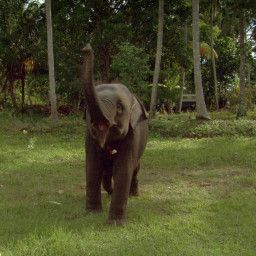
#> input picture sample_images/elephant.jpg, 256 x 256 px, found by its file name
$ python rotation.py
#> lines starting #> are read from the running program, lines starting #| are printed output that depends on the picture; after the words box and inside, x2 and y2 are one past the last pixel; in counts of white or black regions, pixels touching at a corner belong together
### opencv/image_read.py
from __future__ import print_function
import cv2
import matplotlib.pyplot as plt
import matplotlib.image as mpimg


class OpenCV:

    def __init__(self,
                 ):

        pass

    def load_image_cv2(self,
                       filepath: str):
        """
        TO load image from local disk
        :return: Image
        """

        self.filepath = filepath
        self.image = cv2.imread(self.filepath)
#> self.image is the input picture: shape (256, 256, 3); mean B, G, R 42.3, 77.2, 75.9

        print("Image width: {} pixels".format(self.image.shape[1]))
#| Image width: 256 pixels
        print("Image height: {} pixels".format(self.image.shape[0]))
#| Image height: 256 pixels
        print("Image channels: {}".format(self.image.shape[2]))
#| Image channels: 3

        # # display image
        # cv2.imshow("Image", image)
        # cv2.waitKey(0)  # stays on screen unless enter is press
        # # cv2.destroyAllWindows()

        return self.image

    def load_image_matplotlib(self):
        """

        :return:
        """

        image = mpimg.imread(self.filepath)
        # plt.imshow(image)
        # plt.show()

        return image

    def write_image(self,
                    newImagePath: str,
                    image):
        """

        :param newImagePath:
        :param image
        :return: jpg image
        """

        # image = self.load_image_from_disk(self.filepath)

        return cv2.imwrite(newImagePath, image)

    def access_pixels(self,
                  x: int,
                  y: int):
        """

        :return:
        """
#> called with x = 0, y = 0

        (b, g, r) = self.image[x, y]
#> b = 66; g = 93; r = 84
        print("Pixel at (0, 0) - Red: {}, Green: {}, Blue: {}".format(r, g, b))
#| Pixel at (0, 0) - Red: 84, Green: 93, Blue: 66

        # manipulate values and assign a new one
        self.image[x, y] = (0, 0, 255)
#> self.image: shape (256, 256, 3); under 0.01% of pixels changed, all inside (x1, y1, x2, y2) = (0, 0, 1, 1)
        (b, g, r) = self.image[x, y]
#> b = 0; g = 0; r = 255
        print("Pixel at (0, 0) - Red: {}, Green: {}, Blue: {}".format(r, g, b))
#| Pixel at (0, 0) - Red: 255, Green: 0, Blue: 0

        return self.image


filepath = "/Users/pushpumkrishna/PycharmProjects/image_classification/sample_images/elephant.jpg"
newPath = "/Users/pushpumkrishna/PycharmProjects/image_classification/sample_images/elephant_new.jpg"
cv = OpenCV()
image_cv2 = cv.load_image_cv2(filepath=filepath)
image_matplot = cv.load_image_matplotlib()
# print(image_cv2)
# print(image_matplot)
cv.write_image(newPath, image_cv2)
img = cv.access_pixels(0, 0)
# print(img)
corner = img[0:100, 0:100]      # setting corner of image green
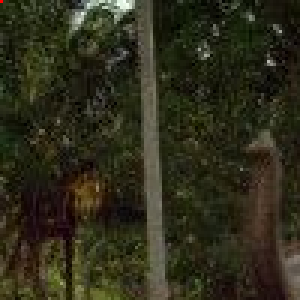
#> corner: shape (100, 100, 3) (shown 3 times larger); mean B, G, R 26.5, 44.6, 46.2
cv2.imshow("Corner", corner)
img[0:100, 0:100] = (0, 255, 0)
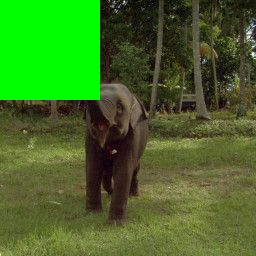
#> img: shape (256, 256, 3); mean B, G, R 38.2, 109.3, 68.9
cv2.imshow("Updated", img)
cv2.waitKey(0)

### opencv/rotation.py
import numpy as np
import argparse
import imutils
import cv2
from opencv.image_read import OpenCV

filepath = "/Users/pushpumkrishna/PycharmProjects/image_classification/sample_images/burger.jpg"
image = cv2.imread(filepath)
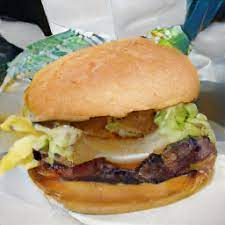
#> input picture sample_images/burger.jpg, 225 x 225 px, found by its file name
#> image is the input picture: shape (225, 225, 3); mean B, G, R 117, 149.6, 169.6
cv2.imshow("Original", image)

class Rotation(OpenCV):

    def __init__(self):
        super().__init__()


(h, w) = image.shape[:2]
#> h = 225; w = 225
center = (w // 2, h // 2)
#> center = (112, 112)

# scale=1.0 means the same dimensions of the image
# 2.0 the image would be doubled in size.
# a value of 0.5 halves the size of the image.

M = cv2.getRotationMatrix2D(center=center, angle=45, scale=1.0)
rotated = cv2.warpAffine(image, M, (w, h))
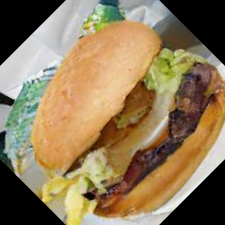
#> rotated: shape (225, 225, 3); mean B, G, R 90.1, 122.9, 143.5
cv2.imshow("Rotated by 45 Degrees", rotated)
M = cv2.getRotationMatrix2D(center, -90, 1.0)

rotated = cv2.warpAffine(image, M, (w, h))
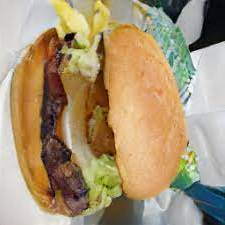
#> rotated: shape (225, 225, 3); mean B, G, R 117, 149.6, 169.6
cv2.imshow("Rotated by -90 Degrees", rotated)
